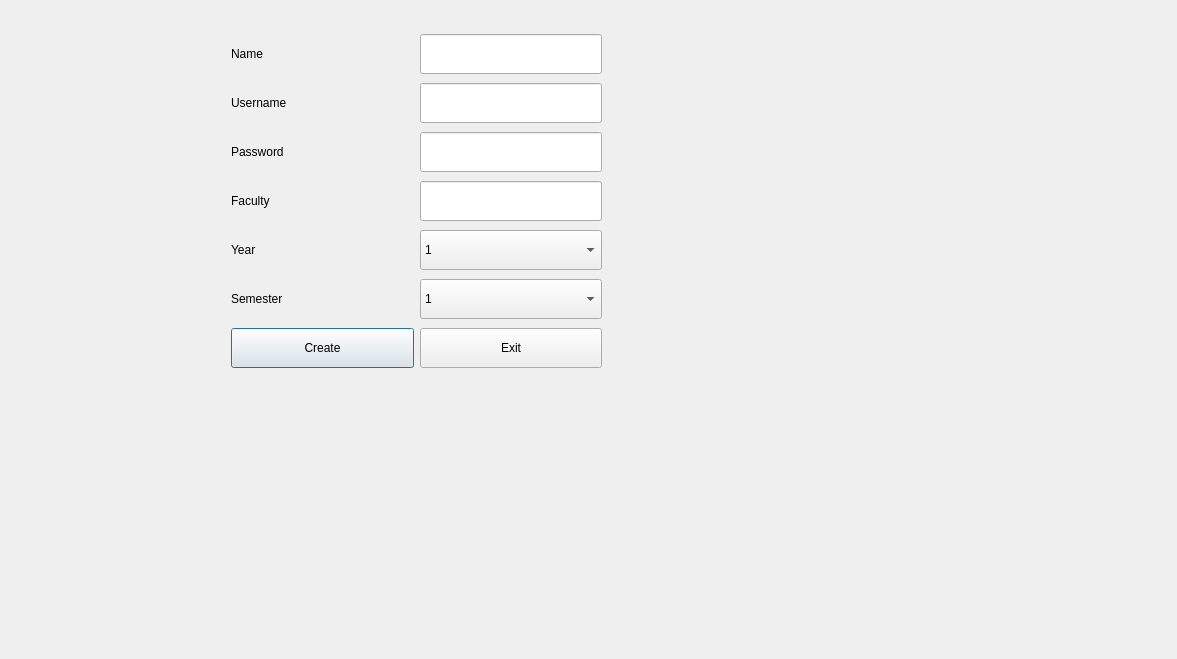
<?xml version="1.0" encoding="UTF-8"?>
<ui version="4.0">
 <class>student</class>
 <widget class="QDialog" name="student">
  <property name="geometry">
   <rect>
    <x>0</x>
    <y>0</y>
    <width>1177</width>
    <height>659</height>
   </rect>
  </property>
  <property name="windowTitle">
   <string>Add Student</string>
  </property>
  <widget class="QWidget" name="layoutWidget">
   <property name="geometry">
    <rect>
     <x>231</x>
     <y>31</y>
     <width>371</width>
     <height>341</height>
    </rect>
   </property>
   <layout class="QVBoxLayout" name="verticalLayout">
    <item>
     <layout class="QHBoxLayout" name="horizontalLayout_6">
      <item>
       <widget class="QLabel" name="label_5">
        <property name="text">
         <string>Name</string>
        </property>
       </widget>
      </item>
      <item>
       <widget class="QLineEdit" name="as_name">
        <property name="sizePolicy">
         <sizepolicy hsizetype="Minimum" vsizetype="Maximum">
          <horstretch>0</horstretch>
          <verstretch>0</verstretch>
         </sizepolicy>
        </property>
        <property name="minimumSize">
         <size>
          <width>0</width>
          <height>40</height>
         </size>
        </property>
       </widget>
      </item>
     </layout>
    </item>
    <item>
     <layout class="QHBoxLayout" name="horizontalLayout">
      <item>
       <widget class="QLabel" name="label">
        <property name="text">
         <string>Username</string>
        </property>
       </widget>
      </item>
      <item>
       <widget class="QLineEdit" name="as_username">
        <property name="sizePolicy">
         <sizepolicy hsizetype="Minimum" vsizetype="Maximum">
          <horstretch>0</horstretch>
          <verstretch>0</verstretch>
         </sizepolicy>
        </property>
        <property name="minimumSize">
         <size>
          <width>0</width>
          <height>40</height>
         </size>
        </property>
       </widget>
      </item>
     </layout>
    </item>
    <item>
     <layout class="QHBoxLayout" name="horizontalLayout_2">
      <item>
       <widget class="QLabel" name="label_2">
        <property name="text">
         <string>Password</string>
        </property>
       </widget>
      </item>
      <item>
       <widget class="QLineEdit" name="as_pwd">
        <property name="sizePolicy">
         <sizepolicy hsizetype="Minimum" vsizetype="Maximum">
          <horstretch>0</horstretch>
          <verstretch>0</verstretch>
         </sizepolicy>
        </property>
        <property name="minimumSize">
         <size>
          <width>0</width>
          <height>40</height>
         </size>
        </property>
       </widget>
      </item>
     </layout>
    </item>
    <item>
     <layout class="QHBoxLayout" name="horizontalLayout_7">
      <item>
       <widget class="QLabel" name="label_6">
        <property name="text">
         <string>Faculty</string>
        </property>
       </widget>
      </item>
      <item>
       <widget class="QLineEdit" name="as_faculty">
        <property name="sizePolicy">
         <sizepolicy hsizetype="Minimum" vsizetype="Maximum">
          <horstretch>0</horstretch>
          <verstretch>0</verstretch>
         </sizepolicy>
        </property>
        <property name="minimumSize">
         <size>
          <width>0</width>
          <height>40</height>
         </size>
        </property>
       </widget>
      </item>
     </layout>
    </item>
    <item>
     <layout class="QHBoxLayout" name="horizontalLayout_3">
      <item>
       <widget class="QLabel" name="label_3">
        <property name="text">
         <string>Year</string>
        </property>
       </widget>
      </item>
      <item>
       <widget class="QComboBox" name="as_year">
        <property name="sizePolicy">
         <sizepolicy hsizetype="Minimum" vsizetype="Fixed">
          <horstretch>0</horstretch>
          <verstretch>0</verstretch>
         </sizepolicy>
        </property>
        <property name="minimumSize">
         <size>
          <width>0</width>
          <height>40</height>
         </size>
        </property>
        <item>
         <property name="text">
          <string>1</string>
         </property>
        </item>
        <item>
         <property name="text">
          <string>2</string>
         </property>
        </item>
        <item>
         <property name="text">
          <string>3</string>
         </property>
        </item>
        <item>
         <property name="text">
          <string>4</string>
         </property>
        </item>
       </widget>
      </item>
     </layout>
    </item>
    <item>
     <layout class="QHBoxLayout" name="horizontalLayout_4">
      <item>
       <widget class="QLabel" name="label_4">
        <property name="text">
         <string>Semester</string>
        </property>
       </widget>
      </item>
      <item>
       <widget class="QComboBox" name="as_semester">
        <property name="minimumSize">
         <size>
          <width>0</width>
          <height>40</height>
         </size>
        </property>
        <item>
         <property name="text">
          <string>1</string>
         </property>
        </item>
        <item>
         <property name="text">
          <string>2</string>
         </property>
        </item>
       </widget>
      </item>
     </layout>
    </item>
    <item>
     <layout class="QHBoxLayout" name="horizontalLayout_5">
      <item>
       <widget class="QPushButton" name="cs_create">
        <property name="minimumSize">
         <size>
          <width>0</width>
          <height>40</height>
         </size>
        </property>
        <property name="text">
         <string>Create</string>
        </property>
       </widget>
      </item>
      <item>
       <widget class="QPushButton" name="cs_exit">
        <property name="minimumSize">
         <size>
          <width>0</width>
          <height>40</height>
         </size>
        </property>
        <property name="text">
         <string>Exit</string>
        </property>
       </widget>
      </item>
     </layout>
    </item>
   </layout>
  </widget>
 </widget>
 <resources/>
 <connections/>
</ui>
